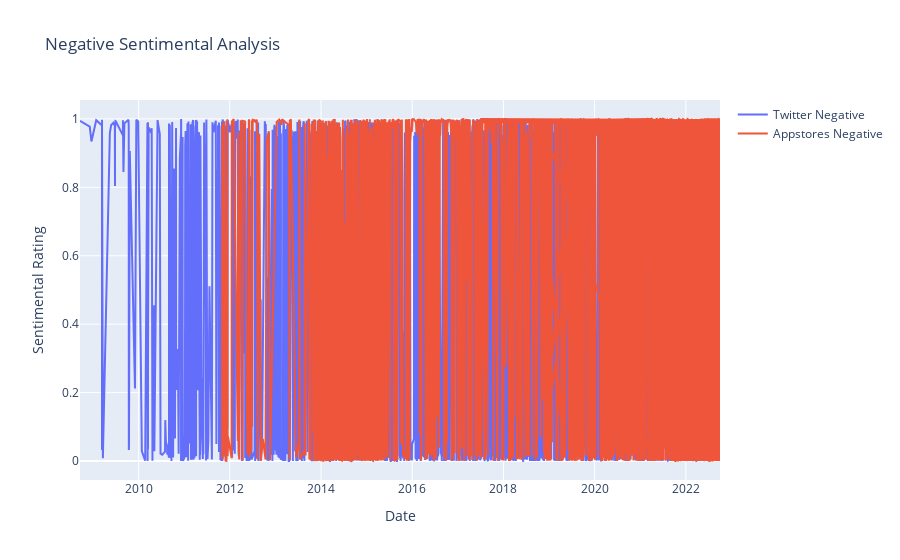

The cell this chart's notebook holds for it:
### Code cell
#Line Chart for Negative Sentimental Analysis
fig = go.Figure()
fig.add_trace(go.Scatter(x=df_twitter['date'], y=df_twitter['Negative'], name='Twitter Negative'))
fig.add_trace(go.Scatter(x=df_appstores['date'], y=df_appstores['Negative'], name='Appstores Negative'))
fig.update_layout(title='Negative Sentimental Analysis', xaxis_title='Date', yaxis_title='Sentimental Rating')
fig.show()

### Figure 1 — Plotly figure (JSON) as saved in the notebook; plotly's stock layout.template omitted (floating-point values rounded to 4 significant figures; data arrays with more than 128 entries replaced by an {"elided": "..."} marker saying what was removed)
{"data": [{"name": "Twitter Negative", "type": "scatter", "x": {"elided": "6071 str values"}, "y": {"elided": "6071 float values"}}, {"name": "Appstores Negative", "type": "scatter", "x": {"elided": "8004 str values"}, "y": {"elided": "8004 float values"}}], "layout": {"title": {"text": "Negative Sentimental Analysis"}, "xaxis": {"title": {"text": "Date"}}, "yaxis": {"title": {"text": "Sentimental Rating"}}}}
